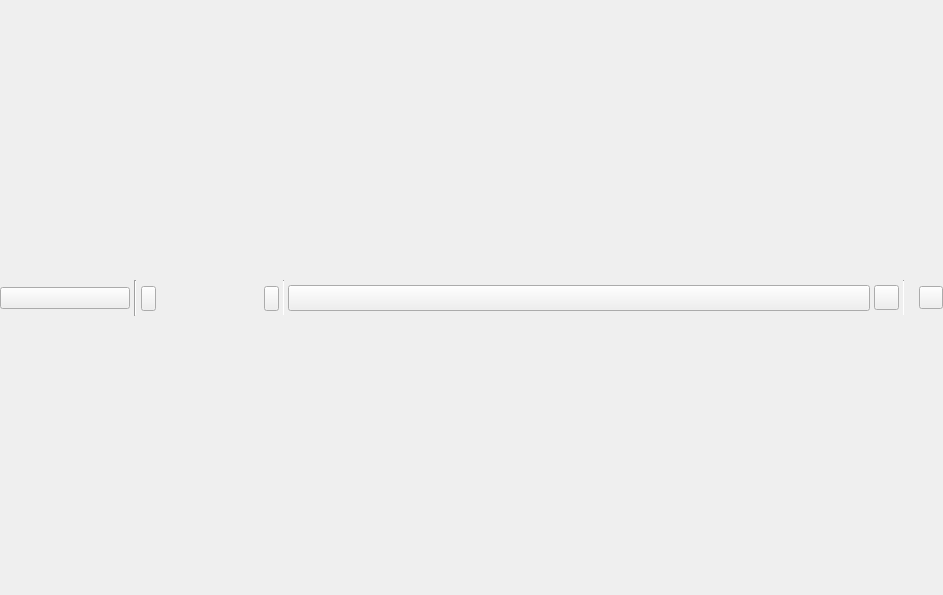
<?xml version="1.0" encoding="UTF-8"?>
<ui version="4.0">
 <class>WorkspacePanel</class>
 <widget class="QWidget" name="WorkspacePanel">
  <property name="geometry">
   <rect>
    <x>0</x>
    <y>0</y>
    <width>943</width>
    <height>595</height>
   </rect>
  </property>
  <property name="acceptDrops">
   <bool>true</bool>
  </property>
  <layout class="QVBoxLayout" name="verticalLayout">
   <property name="spacing">
    <number>0</number>
   </property>
   <property name="leftMargin">
    <number>0</number>
   </property>
   <property name="topMargin">
    <number>0</number>
   </property>
   <property name="rightMargin">
    <number>0</number>
   </property>
   <property name="bottomMargin">
    <number>0</number>
   </property>
   <item>
    <widget class="QFrame" name="borderFrame">
     <property name="styleSheet">
      <string notr="true">QFrame[border = &quot;true&quot;] {
border-image:none;
background-color: qlineargradient(spread:pad, x1:0, y1:0, x2:, y2:1,
stop:0 rgb(75,75,75),
stop:1 rgb(60,60,60));
color: white;
}
Line {
background-color: #A9A9A9;
}</string>
     </property>
     <property name="border" stdset="0">
      <bool>true</bool>
     </property>
     <layout class="QVBoxLayout" name="borderLayout">
      <property name="spacing">
       <number>0</number>
      </property>
      <property name="leftMargin">
       <number>0</number>
      </property>
      <property name="topMargin">
       <number>2</number>
      </property>
      <property name="rightMargin">
       <number>0</number>
      </property>
      <property name="bottomMargin">
       <number>0</number>
      </property>
      <item>
       <widget class="QFrame" name="headerFrame">
        <property name="sizePolicy">
         <sizepolicy hsizetype="Preferred" vsizetype="Maximum">
          <horstretch>0</horstretch>
          <verstretch>0</verstretch>
         </sizepolicy>
        </property>
        <property name="minimumSize">
         <size>
          <width>0</width>
          <height>25</height>
         </size>
        </property>
        <property name="maximumSize">
         <size>
          <width>16777215</width>
          <height>36</height>
         </size>
        </property>
        <property name="styleSheet">
         <string notr="true">QFrame[header = &quot;true&quot;], QComboBox, QLabel, QToolButton, QPushButton, #interactorsFrame {
border-image:none;
background-color: qlineargradient(spread:pad, x1:0, y1:0, x2:, y2:1,
stop:0 rgb(75,75,75),
stop:1 rgb(60,60,60));
border: 0px;
color: white;
}
QComboBox:hover, QToolButton:hover, QPushButton:hover {
background-color: qlineargradient(spread:pad, x1:0, y1:0, x2:, y2:1,
stop:0 rgb(155,155,155),
stop:1 rgb(130,130,130));
}
QToolButton:pressed, QPushButton:pressed {
background-color: #D0D0D0;
}
QComboBox,QLabel {
height:20px;
}
QComboBox::down-arrow {
image: url(:/tulip/gui/ui/down_arrow-white.png);
}
QComboBox:drop-down {
subcontrol-origin: padding;
subcontrol-position: top right;
border-left-style: none; 
border-top-right-radius: 1px;
border-bottom-right-radius: 1px;
}</string>
        </property>
        <property name="header" stdset="0">
         <bool>true</bool>
        </property>
        <layout class="QHBoxLayout" name="horizontalLayout">
         <property name="spacing">
          <number>4</number>
         </property>
         <property name="leftMargin">
          <number>0</number>
         </property>
         <property name="topMargin">
          <number>0</number>
         </property>
         <property name="rightMargin">
          <number>0</number>
         </property>
         <property name="bottomMargin">
          <number>0</number>
         </property>
         <item>
          <widget class="QToolButton" name="currentInteractorButton">
           <property name="minimumSize">
            <size>
             <width>130</width>
             <height>22</height>
            </size>
           </property>
           <property name="maximumSize">
            <size>
             <width>130</width>
             <height>22</height>
            </size>
           </property>
           <property name="cursor">
            <cursorShape>PointingHandCursor</cursorShape>
           </property>
           <property name="toolTip">
            <string>Active tool&lt;br/&gt;&lt;i&gt;click to show/hide its configuration panel.&lt;/i&gt;</string>
           </property>
           <property name="styleSheet">
            <string notr="true">#currentInteractorButton {
font: bold 10px;
}</string>
           </property>
           <property name="text">
            <string/>
           </property>
           <property name="checkable">
            <bool>false</bool>
           </property>
           <property name="toolButtonStyle">
            <enum>Qt::ToolButtonTextBesideIcon</enum>
           </property>
          </widget>
         </item>
         <item>
          <widget class="Line" name="sep4">
           <property name="orientation">
            <enum>Qt::Vertical</enum>
           </property>
          </widget>
         </item>
         <item>
          <widget class="QPushButton" name="interactorsLeft">
           <property name="minimumSize">
            <size>
             <width>15</width>
             <height>25</height>
            </size>
           </property>
           <property name="maximumSize">
            <size>
             <width>15</width>
             <height>24</height>
            </size>
           </property>
           <property name="icon">
            <iconset resource="../resources/TulipGUIResource.qrc">
             <normaloff>:/tulip/gui/ui/left_arrow-white.png</normaloff>
             <disabledoff>:/tulip/gui/ui/left_arrow-gray.png</disabledoff>:/tulip/gui/ui/left_arrow-white.png</iconset>
           </property>
          </widget>
         </item>
         <item>
          <widget class="QScrollArea" name="scrollArea">
           <property name="sizePolicy">
            <sizepolicy hsizetype="Maximum" vsizetype="Fixed">
             <horstretch>0</horstretch>
             <verstretch>0</verstretch>
            </sizepolicy>
           </property>
           <property name="minimumSize">
            <size>
             <width>100</width>
             <height>25</height>
            </size>
           </property>
           <property name="maximumSize">
            <size>
             <width>16777215</width>
             <height>25</height>
            </size>
           </property>
           <property name="frameShape">
            <enum>QFrame::NoFrame</enum>
           </property>
           <property name="frameShadow">
            <enum>QFrame::Plain</enum>
           </property>
           <property name="verticalScrollBarPolicy">
            <enum>Qt::ScrollBarAlwaysOff</enum>
           </property>
           <property name="horizontalScrollBarPolicy">
            <enum>Qt::ScrollBarAlwaysOff</enum>
           </property>
           <property name="widgetResizable">
            <bool>true</bool>
           </property>
           <widget class="QWidget" name="interactorsFrame">
            <property name="geometry">
             <rect>
              <x>0</x>
              <y>0</y>
              <width>100</width>
              <height>25</height>
             </rect>
            </property>
            <property name="minimumSize">
             <size>
              <width>0</width>
              <height>25</height>
             </size>
            </property>
           </widget>
          </widget>
         </item>
         <item>
          <widget class="QPushButton" name="interactorsRight">
           <property name="minimumSize">
            <size>
             <width>15</width>
             <height>25</height>
            </size>
           </property>
           <property name="maximumSize">
            <size>
             <width>15</width>
             <height>24</height>
            </size>
           </property>
           <property name="icon">
            <iconset resource="../resources/TulipGUIResource.qrc">
             <normaloff>:/tulip/gui/ui/right_arrow-white.png</normaloff>
             <disabledoff>:/tulip/gui/ui/right_arrow-gray.png</disabledoff>:/tulip/gui/ui/right_arrow-white.png</iconset>
           </property>
          </widget>
         </item>
         <item>
          <widget class="Line" name="sep2">
           <property name="maximumSize">
            <size>
             <width>1</width>
             <height>16777215</height>
            </size>
           </property>
           <property name="orientation">
            <enum>Qt::Vertical</enum>
           </property>
          </widget>
         </item>
         <item>
          <widget class="TreeViewComboBox" name="graphCombo">
           <property name="sizePolicy">
            <sizepolicy hsizetype="Expanding" vsizetype="Fixed">
             <horstretch>0</horstretch>
             <verstretch>0</verstretch>
            </sizepolicy>
           </property>
           <property name="minimumSize">
            <size>
             <width>100</width>
             <height>0</height>
            </size>
           </property>
           <property name="toolTip">
            <string>Select a graph to display</string>
           </property>
           <property name="sizeAdjustPolicy">
            <enum>QComboBox::AdjustToContents</enum>
           </property>
          </widget>
         </item>
         <item>
          <widget class="QToolButton" name="linkButton">
           <property name="minimumSize">
            <size>
             <width>25</width>
             <height>25</height>
            </size>
           </property>
           <property name="maximumSize">
            <size>
             <width>25</width>
             <height>25</height>
            </size>
           </property>
           <property name="toolTip">
            <string>Click here to enable the synchronization with the Graphs panel.
When synchronization is enabled, the current graph of the Graphs panel,
becomes the current one in the workspace active panel.</string>
           </property>
           <property name="text">
            <string/>
           </property>
           <property name="icon">
            <iconset resource="../resources/TulipGUIResource.qrc">
             <normaloff>:/tulip/gui/icons/16/unlink.png</normaloff>:/tulip/gui/icons/16/unlink.png</iconset>
           </property>
           <property name="iconSize">
            <size>
             <width>22</width>
             <height>22</height>
            </size>
           </property>
           <property name="checkable">
            <bool>true</bool>
           </property>
          </widget>
         </item>
         <item>
          <widget class="Line" name="sep3">
           <property name="maximumSize">
            <size>
             <width>1</width>
             <height>16777215</height>
            </size>
           </property>
           <property name="orientation">
            <enum>Qt::Vertical</enum>
           </property>
          </widget>
         </item>
         <item>
          <widget class="tlp::DragHandle" name="dragHandle">
           <property name="toolTip">
            <string>Press here to begin dragging this view</string>
           </property>
           <property name="pixmap">
            <pixmap resource="../resources/TulipGUIResource.qrc">:/tulip/gui/ui/lightdragbutton.png</pixmap>
           </property>
          </widget>
         </item>
         <item>
          <widget class="QToolButton" name="closeButton">
           <property name="toolTip">
            <string>Close</string>
           </property>
           <property name="text">
            <string/>
           </property>
           <property name="icon">
            <iconset resource="../resources/TulipGUIResource.qrc">
             <normaloff>:/tulip/gui/ui/lightclosebutton.png</normaloff>:/tulip/gui/ui/lightclosebutton.png</iconset>
           </property>
          </widget>
         </item>
        </layout>
       </widget>
      </item>
     </layout>
    </widget>
   </item>
  </layout>
  <action name="actionClose">
   <property name="text">
    <string>Close</string>
   </property>
   <property name="shortcut">
    <string>Ctrl+W</string>
   </property>
  </action>
 </widget>
 <customwidgets>
  <customwidget>
   <class>TreeViewComboBox</class>
   <extends>QComboBox</extends>
   <header>tulip/TreeViewComboBox.h</header>
   <container>1</container>
  </customwidget>
  <customwidget>
   <class>tlp::DragHandle</class>
   <extends>QLabel</extends>
   <header location="global">tulip/DragHandle.h</header>
  </customwidget>
 </customwidgets>
 <resources>
  <include location="../resources/TulipGUIResource.qrc"/>
 </resources>
 <connections>
  <connection>
   <sender>currentInteractorButton</sender>
   <signal>clicked(bool)</signal>
   <receiver>WorkspacePanel</receiver>
   <slot>setCurrentInteractorConfigurationVisible(bool)</slot>
   <hints>
    <hint type="sourcelabel">
     <x>10</x>
     <y>297</y>
    </hint>
    <hint type="destinationlabel">
     <x>472</x>
     <y>298</y>
    </hint>
   </hints>
  </connection>
  <connection>
   <sender>interactorsLeft</sender>
   <signal>clicked()</signal>
   <receiver>WorkspacePanel</receiver>
   <slot>scrollInteractorsLeft()</slot>
   <hints>
    <hint type="sourcelabel">
     <x>147</x>
     <y>299</y>
    </hint>
    <hint type="destinationlabel">
     <x>472</x>
     <y>298</y>
    </hint>
   </hints>
  </connection>
  <connection>
   <sender>interactorsRight</sender>
   <signal>clicked()</signal>
   <receiver>WorkspacePanel</receiver>
   <slot>scrollInteractorsRight()</slot>
   <hints>
    <hint type="sourcelabel">
     <x>507</x>
     <y>299</y>
    </hint>
    <hint type="destinationlabel">
     <x>472</x>
     <y>298</y>
    </hint>
   </hints>
  </connection>
  <connection>
   <sender>actionClose</sender>
   <signal>triggered()</signal>
   <receiver>closeButton</receiver>
   <slot>click()</slot>
   <hints>
    <hint type="sourcelabel">
     <x>-1</x>
     <y>-1</y>
    </hint>
    <hint type="destinationlabel">
     <x>935</x>
     <y>298</y>
    </hint>
   </hints>
  </connection>
 </connections>
 <slots>
  <slot>setCurrentInteractorConfigurationVisible(bool)</slot>
  <slot>scrollInteractorsRight()</slot>
  <slot>scrollInteractorsLeft()</slot>
 </slots>
</ui>
